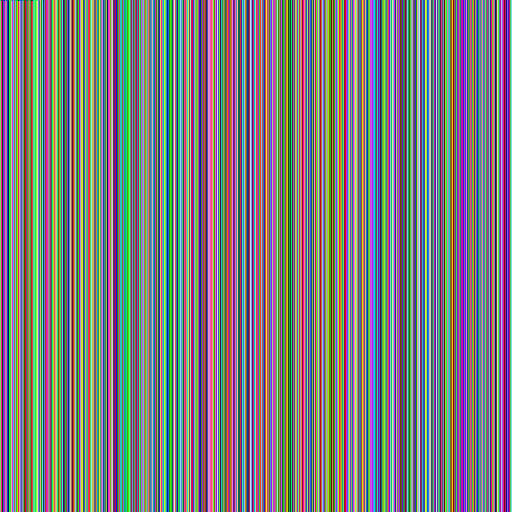
#> input picture 01_RollingFeedback/Images/10.png, 512 x 512 px; its folder holds only this picture in this run
$ jupyter execute --allow-errors Ring_Modulation.ipynb
#> lines starting #> are read from the running program, lines starting #| are printed output that depends on the picture; after the words box and inside, x2 and y2 are one past the last pixel; in counts of white or black regions, pixels touching at a corner belong together
[cell 1]
import numpy as np
import imageio
import cv2
import glob
import matplotlib.pyplot as plt

## Create Images

[cell 2]
circle_coordinates = np.arange(10,90,15)
out_images = []
counter  = 0
render_list = []
for x in circle_coordinates:
    image = np.zeros([100,100,3])
    image = cv2.circle(
	image,
	(x, 45),
	5,
	(255, 255, 255),
	5
    )
    image = image.astype(np.uint8)
    plt.imsave("Images/" + str(counter) + ".png",image)
    render_list.append(image)
    counter += 1
#> this loop made 6 passes
#> pass 1, `plt.imsave("Images/" + str(counter) + ".png",image)`:
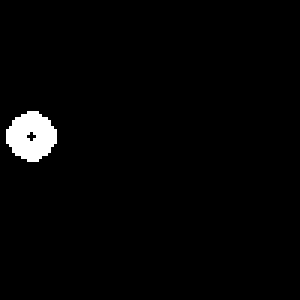
#> saved as 0.png: shape (100, 100, 3) (shown 3 times larger); 2.1% white; 1 white region, box (x1, y1, x2, y2) and area: (2, 37, 19, 54) 206
#> pass 2, `plt.imsave("Images/" + str(counter) + ".png",image)`:
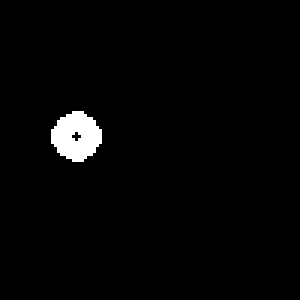
#> saved as 1.png: shape (100, 100, 3) (shown 3 times larger); 2.1% white; 1 white region, box (x1, y1, x2, y2) and area: (17, 37, 34, 54) 206

## Import Images

[cell 3]
images = sorted(glob.glob("Images/*.png"))
image_list = []
for image in images:
    temp = plt.imread(image,"png")
#> temp is the input picture: shape (512, 512, 3) float32; mean R, G, B 0.487, 0.487, 0.487
    image_list.append(temp.astype(float))

## Generate Sinusoid

[cell 4]
sr = 44100
hz = 1
temp = np.linspace(0,1,sr)
sinusoid = np.sin(2 * np.pi * temp)
plt.plot(sinusoid)
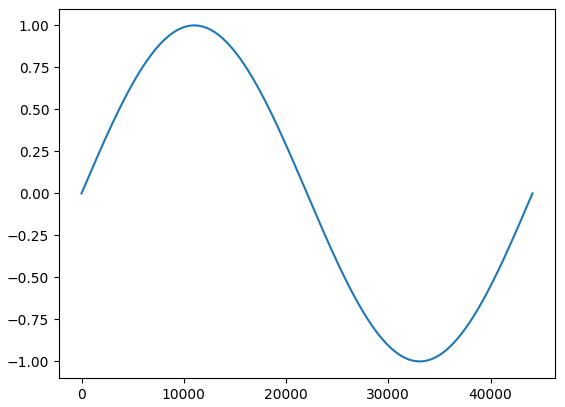
#> figure drawn by matplotlib, 1 panel; curve peaks at x = 11025, y = 1

## Image Ringmodulation

[cell 5]
images_copy = image_list.copy()
#> images_copy = 1 item

sr = 100 * 100
sr_half = sr // 2
flat_size = sr
flat_size_max = flat_size * 4

out_image =  np.zeros(100 * 100 * 4)
num_iters  = (7 * 4) * 4
render_list = []

vals = np.linspace(0,1,flat_size_max)

out = np.zeros(flat_size_max)
#> (the rest of this cell did not finish here and is left out)
